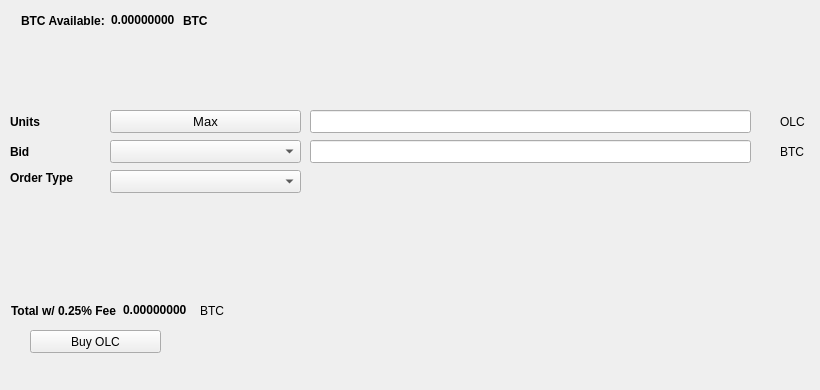
   <widget class="QWidget" name="BuyTab">
    <attribute name="title">
     <string>Buy</string>
    </attribute>
    <widget class="QPushButton" name="BuyC2C">
     <property name="geometry">
      <rect>
       <x>30</x>
       <y>330</y>
       <width>131</width>
       <height>23</height>
      </rect>
     </property>
     <property name="text">
      <string>Buy OLC</string>
     </property>
     <property name="icon">
      <iconset resource="../olc.qrc">
       <normaloff>:/icons/bitcoin</normaloff>:/icons/bitcoin</iconset>
     </property>
    </widget>
    <widget class="QLabel" name="label_3">
     <property name="geometry">
      <rect>
       <x>10</x>
       <y>110</y>
       <width>46</width>
       <height>23</height>
      </rect>
     </property>
     <property name="font">
      <font>
       <weight>75</weight>
       <bold>true</bold>
      </font>
     </property>
     <property name="text">
      <string>Units</string>
     </property>
    </widget>
    <widget class="QLineEdit" name="UnitsInput">
     <property name="geometry">
      <rect>
       <x>310</x>
       <y>110</y>
       <width>441</width>
       <height>23</height>
      </rect>
     </property>
     <property name="font">
      <font>
       <pointsize>9</pointsize>
       <weight>75</weight>
       <bold>true</bold>
      </font>
     </property>
    </widget>
    <widget class="QLineEdit" name="BuyBidPriceEdit">
     <property name="geometry">
      <rect>
       <x>310</x>
       <y>140</y>
       <width>441</width>
       <height>23</height>
      </rect>
     </property>
     <property name="font">
      <font>
       <pointsize>9</pointsize>
       <weight>75</weight>
       <bold>true</bold>
      </font>
     </property>
    </widget>
    <widget class="QLabel" name="label_4">
     <property name="geometry">
      <rect>
       <x>780</x>
       <y>110</y>
       <width>31</width>
       <height>23</height>
      </rect>
     </property>
     <property name="text">
      <string>OLC</string>
     </property>
    </widget>
    <widget class="QLabel" name="label_5">
     <property name="geometry">
      <rect>
       <x>780</x>
       <y>140</y>
       <width>31</width>
       <height>23</height>
      </rect>
     </property>
     <property name="text">
      <string>BTC</string>
     </property>
    </widget>
    <widget class="QLabel" name="label_6">
     <property name="geometry">
      <rect>
       <x>10</x>
       <y>140</y>
       <width>46</width>
       <height>23</height>
      </rect>
     </property>
     <property name="font">
      <font>
       <weight>75</weight>
       <bold>true</bold>
      </font>
     </property>
     <property name="text">
      <string>Bid</string>
     </property>
    </widget>
    <widget class="QLabel" name="label_7">
     <property name="geometry">
      <rect>
       <x>10</x>
       <y>170</y>
       <width>91</width>
       <height>16</height>
      </rect>
     </property>
     <property name="font">
      <font>
       <weight>75</weight>
       <bold>true</bold>
      </font>
     </property>
     <property name="text">
      <string>Order Type</string>
     </property>
    </widget>
    <widget class="QPushButton" name="Buy_Max_Amount">
     <property name="geometry">
      <rect>
       <x>110</x>
       <y>110</y>
       <width>191</width>
       <height>23</height>
      </rect>
     </property>
     <property name="font">
      <font>
       <pointsize>10</pointsize>
      </font>
     </property>
     <property name="text">
      <string>Max</string>
     </property>
    </widget>
    <widget class="QComboBox" name="BuyBidcomboBox">
     <property name="geometry">
      <rect>
       <x>110</x>
       <y>140</y>
       <width>191</width>
       <height>23</height>
      </rect>
     </property>
     <property name="font">
      <font>
       <pointsize>10</pointsize>
      </font>
     </property>
    </widget>
    <widget class="QComboBox" name="buyOrdertypeCombo">
     <property name="geometry">
      <rect>
       <x>110</x>
       <y>170</y>
       <width>191</width>
       <height>23</height>
      </rect>
     </property>
     <property name="font">
      <font>
       <pointsize>10</pointsize>
      </font>
     </property>
    </widget>
    <widget class="QWidget" name="layoutWidget1">
     <property name="geometry">
      <rect>
       <x>21</x>
       <y>11</y>
       <width>227</width>
       <height>19</height>
      </rect>
     </property>
     <layout class="QHBoxLayout" name="horizontalLayout_3">
      <item>
       <widget class="QLabel" name="label232">
        <property name="font">
         <font>
          <weight>75</weight>
          <bold>true</bold>
         </font>
        </property>
        <property name="text">
         <string>BTC Available:</string>
        </property>
       </widget>
      </item>
      <item>
       <widget class="QLabel" name="BtcAvailableLbl">
        <property name="palette">
         <palette>
          <active>
           <colorrole role="WindowText">
            <brush brushstyle="SolidPattern">
             <color alpha="255">
              <red>0</red>
              <green>0</green>
              <blue>0</blue>
             </color>
            </brush>
           </colorrole>
           <colorrole role="Button">
            <brush brushstyle="SolidPattern">
             <color alpha="255">
              <red>0</red>
              <green>170</green>
              <blue>0</blue>
             </color>
            </brush>
           </colorrole>
           <colorrole role="Light">
            <brush brushstyle="SolidPattern">
             <color alpha="255">
              <red>0</red>
              <green>255</green>
              <blue>0</blue>
             </color>
            </brush>
           </colorrole>
           <colorrole role="Midlight">
            <brush brushstyle="SolidPattern">
             <color alpha="255">
              <red>0</red>
              <green>212</green>
              <blue>0</blue>
             </color>
            </brush>
           </colorrole>
           <colorrole role="Dark">
            <brush brushstyle="SolidPattern">
             <color alpha="255">
              <red>0</red>
              <green>85</green>
              <blue>0</blue>
             </color>
            </brush>
           </colorrole>
           <colorrole role="Mid">
            <brush brushstyle="SolidPattern">
             <color alpha="255">
              <red>0</red>
              <green>113</green>
              <blue>0</blue>
             </color>
            </brush>
           </colorrole>
           <colorrole role="Text">
            <brush brushstyle="SolidPattern">
             <color alpha="255">
              <red>0</red>
              <green>170</green>
              <blue>0</blue>
             </color>
            </brush>
           </colorrole>
           <colorrole role="BrightText">
            <brush brushstyle="SolidPattern">
             <color alpha="255">
              <red>255</red>
              <green>255</green>
              <blue>255</blue>
             </color>
            </brush>
           </colorrole>
           <colorrole role="ButtonText">
            <brush brushstyle="SolidPattern">
             <color alpha="255">
              <red>0</red>
              <green>0</green>
              <blue>0</blue>
             </color>
            </brush>
           </colorrole>
           <colorrole role="Base">
            <brush brushstyle="SolidPattern">
             <color alpha="255">
              <red>255</red>
              <green>255</green>
              <blue>255</blue>
             </color>
            </brush>
           </colorrole>
           <colorrole role="Window">
            <brush brushstyle="SolidPattern">
             <color alpha="255">
              <red>0</red>
              <green>170</green>
              <blue>0</blue>
             </color>
            </brush>
           </colorrole>
           <colorrole role="Shadow">
            <brush brushstyle="SolidPattern">
             <color alpha="255">
              <red>0</red>
              <green>0</green>
              <blue>0</blue>
             </color>
            </brush>
           </colorrole>
           <colorrole role="AlternateBase">
            <brush brushstyle="SolidPattern">
             <color alpha="255">
              <red>127</red>
              <green>212</green>
              <blue>127</blue>
             </color>
            </brush>
           </colorrole>
           <colorrole role="ToolTipBase">
            <brush brushstyle="SolidPattern">
             <color alpha="255">
              <red>255</red>
              <green>255</green>
              <blue>220</blue>
             </color>
            </brush>
           </colorrole>
           <colorrole role="ToolTipText">
            <brush brushstyle="SolidPattern">
             <color alpha="255">
              <red>0</red>
              <green>0</green>
              <blue>0</blue>
             </color>
            </brush>
           </colorrole>
          </active>
          <inactive>
           <colorrole role="WindowText">
            <brush brushstyle="SolidPattern">
             <color alpha="255">
              <red>0</red>
              <green>0</green>
              <blue>0</blue>
             </color>
            </brush>
           </colorrole>
           <colorrole role="Button">
            <brush brushstyle="SolidPattern">
             <color alpha="255">
              <red>0</red>
              <green>170</green>
              <blue>0</blue>
             </color>
            </brush>
           </colorrole>
           <colorrole role="Light">
            <brush brushstyle="SolidPattern">
             <color alpha="255">
              <red>0</red>
              <green>255</green>
              <blue>0</blue>
             </color>
            </brush>
           </colorrole>
           <colorrole role="Midlight">
            <brush brushstyle="SolidPattern">
             <color alpha="255">
              <red>0</red>
              <green>212</green>
              <blue>0</blue>
             </color>
            </brush>
           </colorrole>
           <colorrole role="Dark">
            <brush brushstyle="SolidPattern">
             <color alpha="255">
              <red>0</red>
              <green>85</green>
              <blue>0</blue>
             </color>
            </brush>
           </colorrole>
           <colorrole role="Mid">
            <brush brushstyle="SolidPattern">
             <color alpha="255">
              <red>0</red>
              <green>113</green>
              <blue>0</blue>
             </color>
            </brush>
           </colorrole>
           <colorrole role="Text">
            <brush brushstyle="SolidPattern">
             <color alpha="255">
              <red>0</red>
              <green>170</green>
              <blue>0</blue>
             </color>
            </brush>
           </colorrole>
           <colorrole role="BrightText">
            <brush brushstyle="SolidPattern">
             <color alpha="255">
              <red>255</red>
              <green>255</green>
              <blue>255</blue>
             </color>
            </brush>
           </colorrole>
           <colorrole role="ButtonText">
            <brush brushstyle="SolidPattern">
             <color alpha="255">
              <red>0</red>
              <green>0</green>
              <blue>0</blue>
             </color>
            </brush>
           </colorrole>
           <colorrole role="Base">
            <brush brushstyle="SolidPattern">
             <color alpha="255">
              <red>255</red>
              <green>255</green>
              <blue>255</blue>
             </color>
            </brush>
           </colorrole>
           <colorrole role="Window">
            <brush brushstyle="SolidPattern">
             <color alpha="255">
              <red>0</red>
              <green>170</green>
              <blue>0</blue>
             </color>
            </brush>
           </colorrole>
           <colorrole role="Shadow">
            <brush brushstyle="SolidPattern">
             <color alpha="255">
              <red>0</red>
              <green>0</green>
              <blue>0</blue>
             </color>
            </brush>
           </colorrole>
           <colorrole role="AlternateBase">
            <brush brushstyle="SolidPattern">
             <color alpha="255">
              <red>127</red>
              <green>212</green>
              <blue>127</blue>
             </color>
            </brush>
           </colorrole>
           <colorrole role="ToolTipBase">
            <brush brushstyle="SolidPattern">
             <color alpha="255">
              <red>255</red>
              <green>255</green>
              <blue>220</blue>
             </color>
            </brush>
           </colorrole>
           <colorrole role="ToolTipText">
            <brush brushstyle="SolidPattern">
             <color alpha="255">
              <red>0</red>
              <green>0</green>
              <blue>0</blue>
             </color>
            </brush>
           </colorrole>
          </inactive>
          <disabled>
           <colorrole role="WindowText">
            <brush brushstyle="SolidPattern">
             <color alpha="255">
              <red>0</red>
              <green>85</green>
              <blue>0</blue>
             </color>
            </brush>
           </colorrole>
           <colorrole role="Button">
            <brush brushstyle="SolidPattern">
             <color alpha="255">
              <red>0</red>
              <green>170</green>
              <blue>0</blue>
             </color>
            </brush>
           </colorrole>
           <colorrole role="Light">
            <brush brushstyle="SolidPattern">
             <color alpha="255">
              <red>0</red>
              <green>255</green>
              <blue>0</blue>
             </color>
            </brush>
           </colorrole>
           <colorrole role="Midlight">
            <brush brushstyle="SolidPattern">
             <color alpha="255">
              <red>0</red>
              <green>212</green>
              <blue>0</blue>
             </color>
            </brush>
           </colorrole>
           <colorrole role="Dark">
            <brush brushstyle="SolidPattern">
             <color alpha="255">
              <red>0</red>
              <green>85</green>
              <blue>0</blue>
             </color>
            </brush>
           </colorrole>
           <colorrole role="Mid">
            <brush brushstyle="SolidPattern">
             <color alpha="255">
              <red>0</red>
              <green>113</green>
              <blue>0</blue>
             </color>
            </brush>
           </colorrole>
           <colorrole role="Text">
            <brush brushstyle="SolidPattern">
             <color alpha="255">
              <red>0</red>
              <green>85</green>
              <blue>0</blue>
             </color>
            </brush>
           </colorrole>
           <colorrole role="BrightText">
            <brush brushstyle="SolidPattern">
             <color alpha="255">
              <red>255</red>
              <green>255</green>
              <blue>255</blue>
             </color>
            </brush>
           </colorrole>
           <colorrole role="ButtonText">
            <brush brushstyle="SolidPattern">
             <color alpha="255">
              <red>0</red>
              <green>85</green>
              <blue>0</blue>
             </color>
            </brush>
           </colorrole>
           <colorrole role="Base">
            <brush brushstyle="SolidPattern">
             <color alpha="255">
              <red>0</red>
              <green>170</green>
              <blue>0</blue>
             </color>
            </brush>
           </colorrole>
           <colorrole role="Window">
            <brush brushstyle="SolidPattern">
             <color alpha="255">
              <red>0</red>
              <green>170</green>
              <blue>0</blue>
             </color>
            </brush>
           </colorrole>
           <colorrole role="Shadow">
            <brush brushstyle="SolidPattern">
             <color alpha="255">
              <red>0</red>
              <green>0</green>
              <blue>0</blue>
             </color>
            </brush>
           </colorrole>
           <colorrole role="AlternateBase">
            <brush brushstyle="SolidPattern">
             <color alpha="255">
              <red>0</red>
              <green>170</green>
              <blue>0</blue>
             </color>
            </brush>
           </colorrole>
           <colorrole role="ToolTipBase">
            <brush brushstyle="SolidPattern">
             <color alpha="255">
              <red>255</red>
              <green>255</green>
              <blue>220</blue>
             </color>
            </brush>
           </colorrole>
           <colorrole role="ToolTipText">
            <brush brushstyle="SolidPattern">
             <color alpha="255">
              <red>0</red>
              <green>0</green>
              <blue>0</blue>
             </color>
            </brush>
           </colorrole>
          </disabled>
         </palette>
        </property>
        <property name="font">
         <font>
          <weight>75</weight>
          <bold>true</bold>
         </font>
        </property>
        <property name="text">
         <string>0.00000000</string>
        </property>
        <property name="textInteractionFlags">
         <set>Qt::LinksAccessibleByMouse|Qt::TextSelectableByKeyboard|Qt::TextSelectableByMouse</set>
        </property>
       </widget>
      </item>
      <item>
       <widget class="QLabel" name="BtcAvailableLbl_2">
        <property name="font">
         <font>
          <weight>75</weight>
          <bold>true</bold>
         </font>
        </property>
        <property name="text">
         <string>BTC</string>
        </property>
       </widget>
      </item>
     </layout>
    </widget>
    <widget class="QWidget" name="layoutWidge2">
     <property name="geometry">
      <rect>
       <x>11</x>
       <y>301</y>
       <width>259</width>
       <height>19</height>
      </rect>
     </property>
     <layout class="QHBoxLayout" name="horizontalLayout_4">
      <item>
       <widget class="QLabel" name="label_9">
        <property name="font">
         <font>
          <weight>75</weight>
          <bold>true</bold>
         </font>
        </property>
        <property name="text">
         <string>Total w/ 0.25% Fee</string>
        </property>
       </widget>
      </item>
      <item>
       <widget class="QLabel" name="BuyCostLabel">
        <property name="palette">
         <palette>
          <active>
           <colorrole role="WindowText">
            <brush brushstyle="SolidPattern">
             <color alpha="255">
              <red>0</red>
              <green>0</green>
              <blue>0</blue>
             </color>
            </brush>
           </colorrole>
           <colorrole role="Button">
            <brush brushstyle="SolidPattern">
             <color alpha="255">
              <red>0</red>
              <green>170</green>
              <blue>0</blue>
             </color>
            </brush>
           </colorrole>
           <colorrole role="Light">
            <brush brushstyle="SolidPattern">
             <color alpha="255">
              <red>0</red>
              <green>255</green>
              <blue>0</blue>
             </color>
            </brush>
           </colorrole>
           <colorrole role="Midlight">
            <brush brushstyle="SolidPattern">
             <color alpha="255">
              <red>0</red>
              <green>212</green>
              <blue>0</blue>
             </color>
            </brush>
           </colorrole>
           <colorrole role="Dark">
            <brush brushstyle="SolidPattern">
             <color alpha="255">
              <red>0</red>
              <green>85</green>
              <blue>0</blue>
             </color>
            </brush>
           </colorrole>
           <colorrole role="Mid">
            <brush brushstyle="SolidPattern">
             <color alpha="255">
              <red>0</red>
              <green>113</green>
              <blue>0</blue>
             </color>
            </brush>
           </colorrole>
           <colorrole role="Text">
            <brush brushstyle="SolidPattern">
             <color alpha="255">
              <red>0</red>
              <green>170</green>
              <blue>0</blue>
             </color>
            </brush>
           </colorrole>
           <colorrole role="BrightText">
            <brush brushstyle="SolidPattern">
             <color alpha="255">
              <red>255</red>
              <green>255</green>
              <blue>255</blue>
             </color>
            </brush>
           </colorrole>
           <colorrole role="ButtonText">
            <brush brushstyle="SolidPattern">
             <color alpha="255">
              <red>0</red>
              <green>0</green>
              <blue>0</blue>
             </color>
            </brush>
           </colorrole>
           <colorrole role="Base">
            <brush brushstyle="SolidPattern">
             <color alpha="255">
              <red>255</red>
              <green>255</green>
              <blue>255</blue>
             </color>
            </brush>
           </colorrole>
           <colorrole role="Window">
            <brush brushstyle="SolidPattern">
             <color alpha="255">
              <red>0</red>
              <green>170</green>
              <blue>0</blue>
             </color>
            </brush>
           </colorrole>
           <colorrole role="Shadow">
            <brush brushstyle="SolidPattern">
             <color alpha="255">
              <red>0</red>
              <green>0</green>
              <blue>0</blue>
             </color>
            </brush>
           </colorrole>
           <colorrole role="AlternateBase">
            <brush brushstyle="SolidPattern">
             <color alpha="255">
              <red>127</red>
              <green>212</green>
              <blue>127</blue>
             </color>
            </brush>
           </colorrole>
           <colorrole role="ToolTipBase">
            <brush brushstyle="SolidPattern">
             <color alpha="255">
              <red>255</red>
              <green>255</green>
              <blue>220</blue>
             </color>
            </brush>
           </colorrole>
           <colorrole role="ToolTipText">
            <brush brushstyle="SolidPattern">
             <color alpha="255">
              <red>0</red>
              <green>0</green>
              <blue>0</blue>
             </color>
            </brush>
           </colorrole>
          </active>
          <inactive>
           <colorrole role="WindowText">
            <brush brushstyle="SolidPattern">
             <color alpha="255">
              <red>0</red>
              <green>0</green>
              <blue>0</blue>
             </color>
            </brush>
           </colorrole>
           <colorrole role="Button">
            <brush brushstyle="SolidPattern">
             <color alpha="255">
              <red>0</red>
              <green>170</green>
              <blue>0</blue>
             </color>
            </brush>
           </colorrole>
           <colorrole role="Light">
            <brush brushstyle="SolidPattern">
             <color alpha="255">
              <red>0</red>
              <green>255</green>
              <blue>0</blue>
             </color>
            </brush>
           </colorrole>
           <colorrole role="Midlight">
            <brush brushstyle="SolidPattern">
             <color alpha="255">
              <red>0</red>
              <green>212</green>
              <blue>0</blue>
             </color>
            </brush>
           </colorrole>
           <colorrole role="Dark">
            <brush brushstyle="SolidPattern">
             <color alpha="255">
              <red>0</red>
              <green>85</green>
              <blue>0</blue>
             </color>
            </brush>
           </colorrole>
           <colorrole role="Mid">
            <brush brushstyle="SolidPattern">
             <color alpha="255">
              <red>0</red>
              <green>113</green>
              <blue>0</blue>
             </color>
            </brush>
           </colorrole>
           <colorrole role="Text">
            <brush brushstyle="SolidPattern">
             <color alpha="255">
              <red>0</red>
              <green>170</green>
              <blue>0</blue>
             </color>
            </brush>
           </colorrole>
           <colorrole role="BrightText">
            <brush brushstyle="SolidPattern">
             <color alpha="255">
              <red>255</red>
              <green>255</green>
              <blue>255</blue>
             </color>
            </brush>
           </colorrole>
           <colorrole role="ButtonText">
            <brush brushstyle="SolidPattern">
             <color alpha="255">
              <red>0</red>
              <green>0</green>
              <blue>0</blue>
             </color>
            </brush>
           </colorrole>
           <colorrole role="Base">
            <brush brushstyle="SolidPattern">
             <color alpha="255">
              <red>255</red>
              <green>255</green>
              <blue>255</blue>
             </color>
            </brush>
           </colorrole>
           <colorrole role="Window">
            <brush brushstyle="SolidPattern">
             <color alpha="255">
              <red>0</red>
              <green>170</green>
              <blue>0</blue>
             </color>
            </brush>
           </colorrole>
           <colorrole role="Shadow">
            <brush brushstyle="SolidPattern">
             <color alpha="255">
              <red>0</red>
              <green>0</green>
              <blue>0</blue>
             </color>
            </brush>
           </colorrole>
           <colorrole role="AlternateBase">
            <brush brushstyle="SolidPattern">
             <color alpha="255">
              <red>127</red>
              <green>212</green>
              <blue>127</blue>
             </color>
            </brush>
           </colorrole>
           <colorrole role="ToolTipBase">
            <brush brushstyle="SolidPattern">
             <color alpha="255">
              <red>255</red>
              <green>255</green>
              <blue>220</blue>
             </color>
            </brush>
           </colorrole>
           <colorrole role="ToolTipText">
            <brush brushstyle="SolidPattern">
             <color alpha="255">
              <red>0</red>
              <green>0</green>
              <blue>0</blue>
             </color>
            </brush>
           </colorrole>
          </inactive>
          <disabled>
           <colorrole role="WindowText">
            <brush brushstyle="SolidPattern">
             <color alpha="255">
              <red>0</red>
              <green>85</green>
              <blue>0</blue>
             </color>
            </brush>
           </colorrole>
           <colorrole role="Button">
            <brush brushstyle="SolidPattern">
             <color alpha="255">
              <red>0</red>
              <green>170</green>
              <blue>0</blue>
             </color>
            </brush>
           </colorrole>
           <colorrole role="Light">
            <brush brushstyle="SolidPattern">
             <color alpha="255">
              <red>0</red>
              <green>255</green>
              <blue>0</blue>
             </color>
            </brush>
           </colorrole>
           <colorrole role="Midlight">
            <brush brushstyle="SolidPattern">
             <color alpha="255">
              <red>0</red>
              <green>212</green>
              <blue>0</blue>
             </color>
            </brush>
           </colorrole>
           <colorrole role="Dark">
            <brush brushstyle="SolidPattern">
             <color alpha="255">
              <red>0</red>
              <green>85</green>
              <blue>0</blue>
             </color>
            </brush>
           </colorrole>
           <colorrole role="Mid">
            <brush brushstyle="SolidPattern">
             <color alpha="255">
              <red>0</red>
              <green>113</green>
              <blue>0</blue>
             </color>
            </brush>
           </colorrole>
           <colorrole role="Text">
            <brush brushstyle="SolidPattern">
             <color alpha="255">
              <red>0</red>
              <green>85</green>
              <blue>0</blue>
             </color>
            </brush>
           </colorrole>
           <colorrole role="BrightText">
            <brush brushstyle="SolidPattern">
             <color alpha="255">
              <red>255</red>
              <green>255</green>
              <blue>255</blue>
             </color>
            </brush>
           </colorrole>
           <colorrole role="ButtonText">
            <brush brushstyle="SolidPattern">
             <color alpha="255">
              <red>0</red>
              <green>85</green>
              <blue>0</blue>
             </color>
            </brush>
           </colorrole>
           <colorrole role="Base">
            <brush brushstyle="SolidPattern">
             <color alpha="255">
              <red>0</red>
              <green>170</green>
              <blue>0</blue>
             </color>
            </brush>
           </colorrole>
           <colorrole role="Window">
            <brush brushstyle="SolidPattern">
             <color alpha="255">
              <red>0</red>
              <green>170</green>
              <blue>0</blue>
             </color>
            </brush>
           </colorrole>
           <colorrole role="Shadow">
            <brush brushstyle="SolidPattern">
             <color alpha="255">
              <red>0</red>
              <green>0</green>
              <blue>0</blue>
             </color>
            </brush>
           </colorrole>
           <colorrole role="AlternateBase">
            <brush brushstyle="SolidPattern">
             <color alpha="255">
              <red>0</red>
              <green>170</green>
              <blue>0</blue>
             </color>
            </brush>
           </colorrole>
           <colorrole role="ToolTipBase">
            <brush brushstyle="SolidPattern">
             <color alpha="255">
              <red>255</red>
              <green>255</green>
              <blue>220</blue>
             </color>
            </brush>
           </colorrole>
           <colorrole role="ToolTipText">
            <brush brushstyle="SolidPattern">
             <color alpha="255">
              <red>0</red>
              <green>0</green>
              <blue>0</blue>
             </color>
            </brush>
           </colorrole>
          </disabled>
         </palette>
        </property>
        <property name="font">
         <font>
          <weight>75</weight>
          <bold>true</bold>
         </font>
        </property>
        <property name="autoFillBackground">
         <bool>false</bool>
        </property>
        <property name="text">
         <string>0.00000000</string>
        </property>
        <property name="textInteractionFlags">
         <set>Qt::LinksAccessibleByMouse|Qt::TextSelectableByMouse</set>
        </property>
       </widget>
      </item>
      <item>
       <widget class="QLabel" name="label_10">
        <property name="font">
         <font>
          <weight>50</weight>
          <bold>false</bold>
         </font>
        </property>
        <property name="text">
         <string>BTC</string>
        </property>
       </widget>
      </item>
     </layout>
    </widget>
    <widget class="QLabel" name="label_24">
     <property name="geometry">
      <rect>
       <x>460</x>
       <y>300</y>
       <width>281</width>
       <height>81</height>
      </rect>
     </property>
     <property name="text">
      <string/>
     </property>
     <property name="pixmap">
      <pixmap>:/images/bittrex</pixmap>
     </property>
    </widget>
   </widget>
